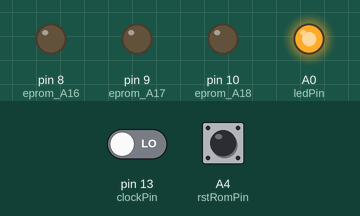
This sketch was run on a simulated Arduino Uno, built with avr-gcc and run on an emulated ATmega328P. Shown: output pins drawn as LEDs (lit = HIGH). Dashed ring = blinking. The inputs (shaded band) are chosen by the test bench; at power-on: A4 (rstRomPin) HIGH, pin 13 (clockPin) LOW. EEPROM starts erased.

Above: at 5.2 s.
5.3 s: A4 (rstRomPin) pulled LOW for 1 s
At 5.7 s:
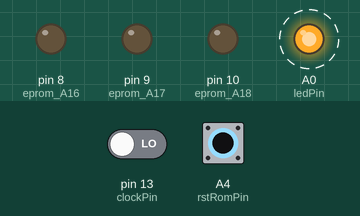
7.8 s: A4 (rstRomPin) pulled LOW for 3.2 s
At 12.2 s:
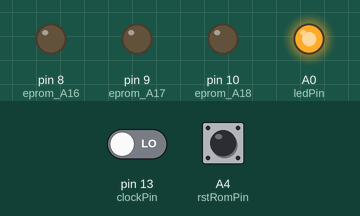
Timing chart, 0 to 13.7 s (numbered marks = the images above; inputs shaded):
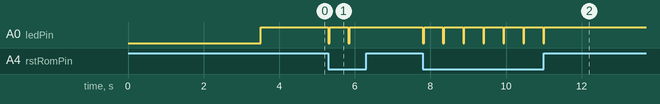

Measured:
- after the input at 5.3 s, A0 (ledPin): alternates HIGH for 0.50 s and LOW for 0.03 s, 4 changes in all, then stays HIGH, starting at once
- after the input at 7.8 s, A0 (ledPin): alternates HIGH for 0.50 s and LOW for 0.03 s, 14 changes in all, then stays HIGH, starting at once

The sketch:

CBM_drive_romswitch.ino
```cpp
/*
#########################################################################################
#                                                                                       #
#  ROM switcher sketch for CBM disk drives                                              #
#  To be used with Switchless Floppy Drive 8x Multi Floppy Speeder for the Commodore    #
#  1541 Disk Drive by Frank Eggen                                                       #
#  Code by Per Bengtsson (https://github.com/RetroNynjah                                #
#                                                                                       #
#  Version 1.0                                                                          #
#  https://github.com/FraEgg                                                            #
#                                                                                       #
#########################################################################################
*/

#include <EEPROM.h>

// searchString is the command that is used for switching ROM.
// It is passed by the 1541-II in reverse order so the variable should be reversed too.
// The command should be preceded by a ROM number between 1 and <romCount> when used.
// The below reversed searchString in hex ascii is MORNR@ which is specified like this on the C64: 1@RNROM, 2@RNROM and so on.
byte searchString[] = {0x4D,0x4F,0x52,0x4E,0x52,0x40};
int romCount = 8;


// pin defitions
int resetPin = 11;
int clockPin = 13;
int ledPin = A0;
int rstRomPin = A4; //PC4
int selRomPin = A5; //PC5

int commandLength = sizeof(searchString);
int bytesCorrect = 0;
volatile bool state;
static byte byteCurr;
static byte switchPins;

void pciSetup(byte pin)
{
    *digitalPinToPCMSK(pin) |= bit (digitalPinToPCMSKbit(pin));  // enable pin
    PCIFR  |= bit (digitalPinToPCICRbit(pin)); // clear any outstanding interrupt
    PCICR  |= bit (digitalPinToPCICRbit(pin)); // enable interrupt for the group
}


ISR (PCINT0_vect) // handle pin change interrupt for D8 to D13 here
{
       // read state of pin 13
       state = PINB & B00100000;
}


void cleareeprom(){
  for (int i = 0 ; i < EEPROM.length() ; i++) {
    EEPROM.write(i, 0);
  }
}


void resetdrive(){

  digitalWrite(resetPin, LOW);
  pinMode(resetPin, OUTPUT);
  delay(50);
  digitalWrite(resetPin, HIGH);
  pinMode(resetPin, INPUT);

}


void switchrom(int romnumber){

  // blink romnumber of times
  for (int x = 0; x <= romnumber; x++){
    digitalWrite (ledPin, LOW);
    delay(30);
    digitalWrite (ledPin, HIGH);
    delay(250);
  }
  delay (200);

  // roll over to zero if rom number is too high
  if (romnumber >= romCount){
    romnumber = 0;
  }

  // switch eprompin A16 (D8/PB0)
  if (romnumber & B01){
    digitalWrite(8 , HIGH);
  }
  else {
    digitalWrite(8 , LOW);
  }

  // switch eprompin A17 (D9/PB1)
  if (romnumber & B10){
    digitalWrite(9 , HIGH);
  }
  else {
    digitalWrite(9 , LOW);
  }

  // switch eprompin A18 (D10/PB2)
  if (romnumber & B100){
    digitalWrite(10 , HIGH);
  }
  else {
    digitalWrite(10 , LOW);
  }

  int savedROM = EEPROM.read(0);
  if (savedROM != romnumber){
    EEPROM.write(0, romnumber);
  }
  resetdrive();
}


void setup() {

  // set data pins as inputs
  DDRD = B00000000;

  pinMode(13, INPUT); // clock pin
  pinMode(8, OUTPUT); // eprom A16
  pinMode(9, OUTPUT); // eprom A17
  pinMode(10, OUTPUT); // eprom A18

  pinMode(clockPin, INPUT); // R/!W
  pinMode(resetPin, INPUT); // Keep reset pin as input while not performing reset.

  pinMode (ledPin, OUTPUT);

  pinMode(rstRomPin, INPUT_PULLUP); // Reset ROM button
  pinMode(selRomPin, INPUT_PULLUP); // Select ROM button

  // retrieve last used ROM from ATmega EEPROM and switch ROM using A14/A15
  int lastROM = EEPROM.read(0);
  if (lastROM >= romCount){
    cleareeprom();
    lastROM = 0;
  }
  switchrom(lastROM);

  // enable pin change interrupt on pin D13(PB5) connected to R/W on 6502
  pciSetup(clockPin);
}


void loop() {
  if (state == HIGH){
    byteCurr = PIND;
    state=LOW;

    // we don't have full search string yet. check if current byte is what we are looking for
    if (byteCurr == searchString[bytesCorrect]){
      // It is the byte we're waiting for. increase byte counter
      bytesCorrect++;
	    if (bytesCorrect == commandLength){
        // we have our full search string. wait for next byte
		    while(state == LOW){}
    		byteCurr = PIND;
    		// This byte should be the ROM number
    		// valid numbers are 1-4 (ASCII 49-52)
    		if ((byteCurr >= 49)&&(byteCurr<=52)){
              // rom number within valid range. Switch rom
              switchrom(byteCurr - 49);
    		}
    		else if(byteCurr == searchString[0]){
              // it was the first byte in string, starting with new string
              bytesCorrect = 1;
    		}
        else{
          bytesCorrect = 0;
        }
  	  }
    }
    // byte isn't what we are looking for, is it the first byte in the string then?
    else if(byteCurr == searchString[0]){
        // it was the first byte in string, starting with new string
        bytesCorrect = 1;
    }
    else {
      // command byte not correct at all. Start over from the beginning
      bytesCorrect = 0;
    }
    // end clock state == HIGH
  }
  else {
    // clock state == LOW, do non-command related things
    switchPins = PINC;
    if(!(switchPins & B00010000)){
      //RSTROM (PC4) LOW
      switchrom(0);
    }
    else if(!(switchPins & B00100000)){
      //SELROM (PC5) LOW
      int lastROM = EEPROM.read(0);
      lastROM++;
      // roll-over if romCount reached
      if (lastROM >= romCount){
        lastROM = 0;
      }
      switchrom(lastROM);
    }
  }
}
```
